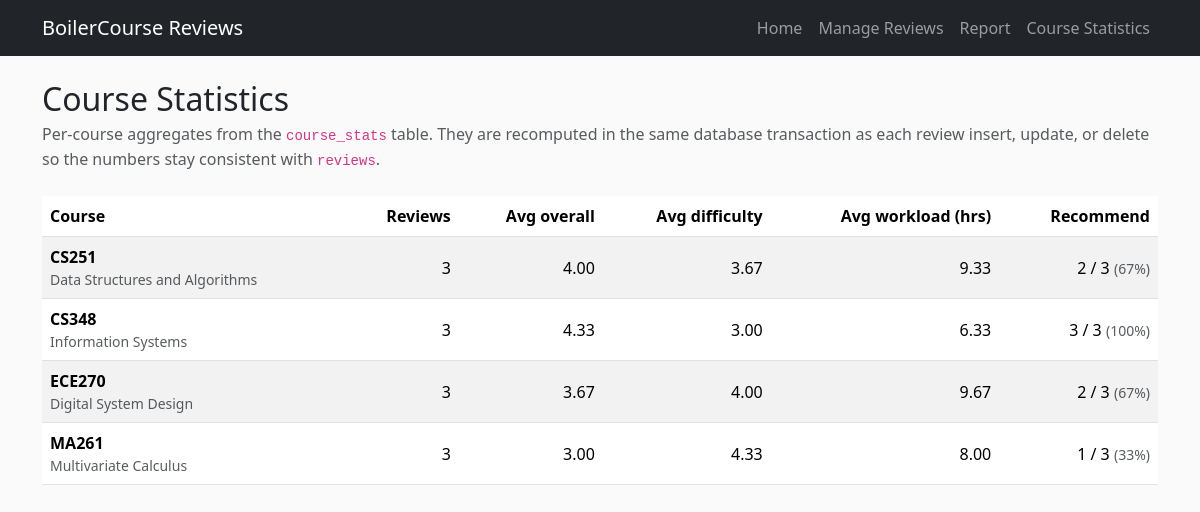
Screenshot of /course-stats with the database file from the repository.
### tables this page shows
CREATE TABLE courses (
    id INTEGER PRIMARY KEY AUTOINCREMENT,
    course_code TEXT NOT NULL UNIQUE,
    course_name TEXT NOT NULL
);

### app.py (the view)
@app.route("/course-stats")
def course_stats():
    conn = get_db_connection()
    rows = conn.execute(
        """
        SELECT
            c.id,
            c.course_code,
            c.course_name,
            COALESCE(cs.review_count, 0) AS review_count,
            COALESCE(cs.avg_overall, 0) AS avg_overall,
            COALESCE(cs.avg_difficulty, 0) AS avg_difficulty,
            COALESCE(cs.avg_workload, 0) AS avg_workload,
            COALESCE(cs.recommend_count, 0) AS recommend_count
        FROM courses c
        LEFT JOIN course_stats cs ON cs.course_id = c.id
        ORDER BY c.course_code ASC;
        """
    ).fetchall()
    conn.close()
    return render_template("course_stats.html", rows=rows)

### app.py (called while the page is built)
def get_db_connection() -> sqlite3.Connection:
    conn = sqlite3.connect(DB_PATH)
    conn.row_factory = sqlite3.Row
    conn.execute("PRAGMA foreign_keys = ON;")
    return conn

### templates/course_stats.html (shortened to what this page needs)
{% extends "base.html" %}
{% block content %}
  <h2 class="mb-1">Course Statistics</h2>
  <p class="text-muted mb-4">
    Per-course aggregates from the <code>course_stats</code> table. They are recomputed in the same database
    transaction as each review insert, update, or delete so the numbers stay consistent with
    <code>reviews</code>.
  </p>
  <div class="table-responsive">
    <table class="table table-striped table-hover align-middle">
      <thead>
        <tr>
          <th>Course</th>
          <th class="text-end">Reviews</th>
          <th class="text-end">Avg overall</th>
          <th class="text-end">Avg difficulty</th>
          <th class="text-end">Avg workload (hrs)</th>
          <th class="text-end">Recommend</th>
        </tr>
      </thead>
      <tbody>
        {% for r in rows %}
          <tr>
            <td>
              <div><strong>{{ r.course_code }}</strong></div>
              <div class="text-muted small">{{ r.course_name }}</div>
            </td>
            <td class="text-end">{{ r.review_count }}</td>
            <td class="text-end">{{ "%.2f"|format(r.avg_overall) }}</td>
            <td class="text-end">{{ "%.2f"|format(r.avg_difficulty) }}</td>
            <td class="text-end">{{ "%.2f"|format(r.avg_workload) }}</td>
            <td class="text-end">
              {% if r.review_count > 0 %}
                {{ r.recommend_count }} /
                {{ r.review_count }}
                <span class="text-muted small">
                  ({{ "%.0f"|format((r.recommend_count / r.review_count) * 100) }}%)
                </span>
              {% else %}
                <span class="text-muted">—</span>
              {% endif %}
            </td>
          </tr>
        {% endfor %}
      </tbody>
    </table>
  </div>
{% endblock %}

### static/style.css (style rules this page uses)
body { background: #fafafa; }
code { word-break: break-word; }

### rows the page displays
courses: course_code "CS251", course_name "Data Structures and Algorithms", review_count "3", avg_overall "4.00", avg_difficulty "3.67", avg_workload "9.33", recommend_count "2", recommend_count "67"
courses: course_code "CS348", course_name "Information Systems", review_count "3", avg_overall "4.33", avg_difficulty "3.00", avg_workload "6.33", recommend_count "3", recommend_count "100"
courses: course_code "ECE270", course_name "Digital System Design", review_count "3", avg_overall "3.67", avg_difficulty "4.00", avg_workload "9.67", recommend_count "2", recommend_count "67"
courses: course_code "MA261", course_name "Multivariate Calculus", review_count "3", avg_overall "3.00", avg_difficulty "4.33", avg_workload "8.00", recommend_count "1", recommend_count "33"
